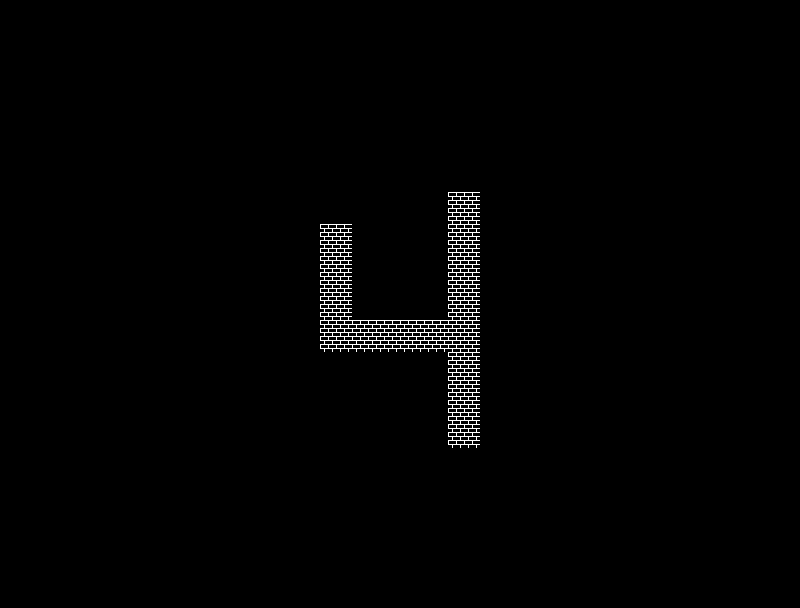

This game map was drawn from its Tiled (.tmx) file and the tilesets committed beside it. A one-line description and the full map source follow:
An orthogonal 25x19 tile map with 32x32 px tiles, 2 tile layers (background, collision).

<map version="1.0" orientation="orthogonal" renderorder="right-down" width="25" height="19" tilewidth="32" tileheight="32" nextobjectid="1">
 <tileset firstgid="1" name="protoTiles" tilewidth="32" tileheight="32" tilecount="100" columns="10">
  <image source="../../assets/protoTiles.png" width="320" height="320" />
 </tileset>
 <layer name="background" width="25" height="19">
  <data encoding="csv">
0,0,0,0,0,0,0,0,0,0,0,0,0,0,0,0,0,0,0,0,0,0,0,0,0,
0,0,0,0,0,0,0,0,0,0,0,0,0,0,0,0,0,0,0,0,0,0,0,0,0,
0,0,0,0,0,0,0,0,0,0,0,0,0,0,0,0,0,0,0,0,0,0,0,0,0,
0,0,0,0,0,0,0,0,0,0,0,0,0,0,0,0,0,0,0,0,0,0,0,0,0,
0,0,0,0,0,0,0,0,0,0,0,0,0,0,0,0,0,0,0,0,0,0,0,0,0,
0,0,0,0,0,0,0,0,0,0,0,0,0,0,0,0,0,0,0,0,0,0,0,0,0,
0,0,0,0,0,0,0,0,0,0,0,0,0,0,0,0,0,0,0,0,0,0,0,0,0,
0,0,0,0,0,0,0,0,0,0,0,0,0,0,0,0,0,0,0,0,0,0,0,0,0,
0,0,0,0,0,0,0,0,0,0,0,0,0,0,0,0,0,0,0,0,0,0,0,0,0,
0,0,0,0,0,0,0,0,0,0,0,0,0,0,0,0,0,0,0,0,0,0,0,0,0,
0,0,0,0,0,0,0,0,0,0,0,0,0,0,0,0,0,0,0,0,0,0,0,0,0,
0,0,0,0,0,0,0,0,0,0,0,0,0,0,0,0,0,0,0,0,0,0,0,0,0,
0,0,0,0,0,0,0,0,0,0,0,0,0,0,0,0,0,0,0,0,0,0,0,0,0,
0,0,0,0,0,0,0,0,0,0,0,0,0,0,0,0,0,0,0,0,0,0,0,0,0,
0,0,0,0,0,0,0,0,0,0,0,0,0,0,0,0,0,0,0,0,0,0,0,0,0,
0,0,0,0,0,0,0,0,0,0,0,0,0,0,0,0,0,0,0,0,0,0,0,0,0,
0,0,0,0,0,0,0,0,0,0,0,0,0,0,0,0,0,0,0,0,0,0,0,0,0,
0,0,0,0,0,0,0,0,0,0,0,0,0,0,0,0,0,0,0,0,0,0,0,0,0,
0,0,0,0,0,0,0,0,0,0,0,0,0,0,0,0,0,0,0,0,0,0,0,0,0
</data>
 </layer>
 <layer name="collision" width="25" height="19">
  <data encoding="csv">
0,0,0,0,0,0,0,0,0,0,0,0,0,0,0,0,0,0,0,0,0,0,0,0,0,
0,0,0,0,0,0,0,0,0,0,0,0,0,0,0,0,0,0,0,0,0,0,0,0,0,
0,0,0,0,0,0,0,0,0,0,0,0,0,0,0,0,0,0,0,0,0,0,0,0,0,
0,0,0,0,0,0,0,0,0,0,0,0,0,0,0,0,0,0,0,0,0,0,0,0,0,
0,0,0,0,0,0,0,0,0,0,0,0,0,0,0,0,0,0,0,0,0,0,0,0,0,
0,0,0,0,0,0,0,0,0,0,0,0,0,0,0,0,0,0,0,0,0,0,0,0,0,
0,0,0,0,0,0,0,0,0,0,0,0,0,0,3,0,0,0,0,0,0,0,0,0,0,
0,0,0,0,0,0,0,0,0,0,3,0,0,0,3,0,0,0,0,0,0,0,0,0,0,
0,0,0,0,0,0,0,0,0,0,3,0,0,0,3,0,0,0,0,0,0,0,0,0,0,
0,0,0,0,0,0,0,0,0,0,3,0,0,0,3,0,0,0,0,0,0,0,0,0,0,
0,0,0,0,0,0,0,0,0,0,3,3,3,3,3,0,0,0,0,0,0,0,0,0,0,
0,0,0,0,0,0,0,0,0,0,0,0,0,0,3,0,0,0,0,0,0,0,0,0,0,
0,0,0,0,0,0,0,0,0,0,0,0,0,0,3,0,0,0,0,0,0,0,0,0,0,
0,0,0,0,0,0,0,0,0,0,0,0,0,0,3,0,0,0,0,0,0,0,0,0,0,
0,0,0,0,0,0,0,0,0,0,0,0,0,0,0,0,0,0,0,0,0,0,0,0,0,
0,0,0,0,0,0,0,0,0,0,0,0,0,0,0,0,0,0,0,0,0,0,0,0,0,
0,0,0,0,0,0,0,0,0,0,0,0,0,0,0,0,0,0,0,0,0,0,0,0,0,
0,0,0,0,0,0,0,0,0,0,0,0,0,0,0,0,0,0,0,0,0,0,0,0,0,
0,0,0,0,0,0,0,0,0,0,0,0,0,0,0,0,0,0,0,0,0,0,0,0,0
</data>
 </layer>
</map>
